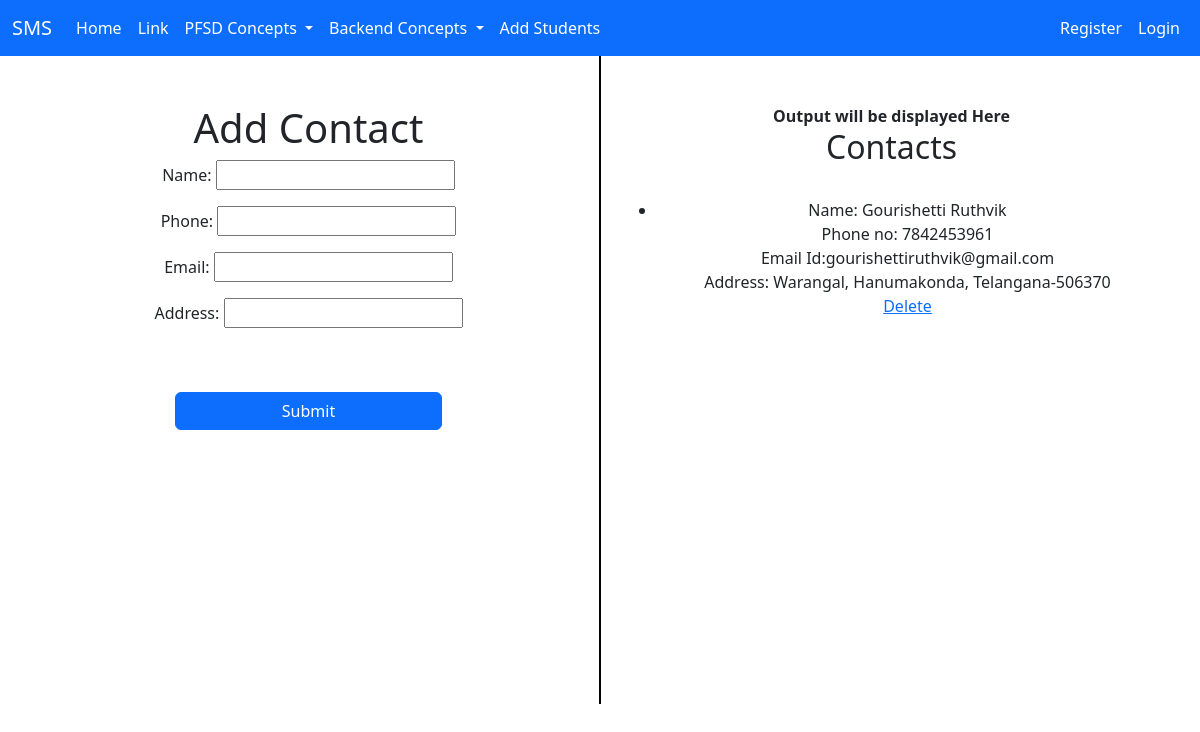
The page /add_contact/ on the database as committed earlier.
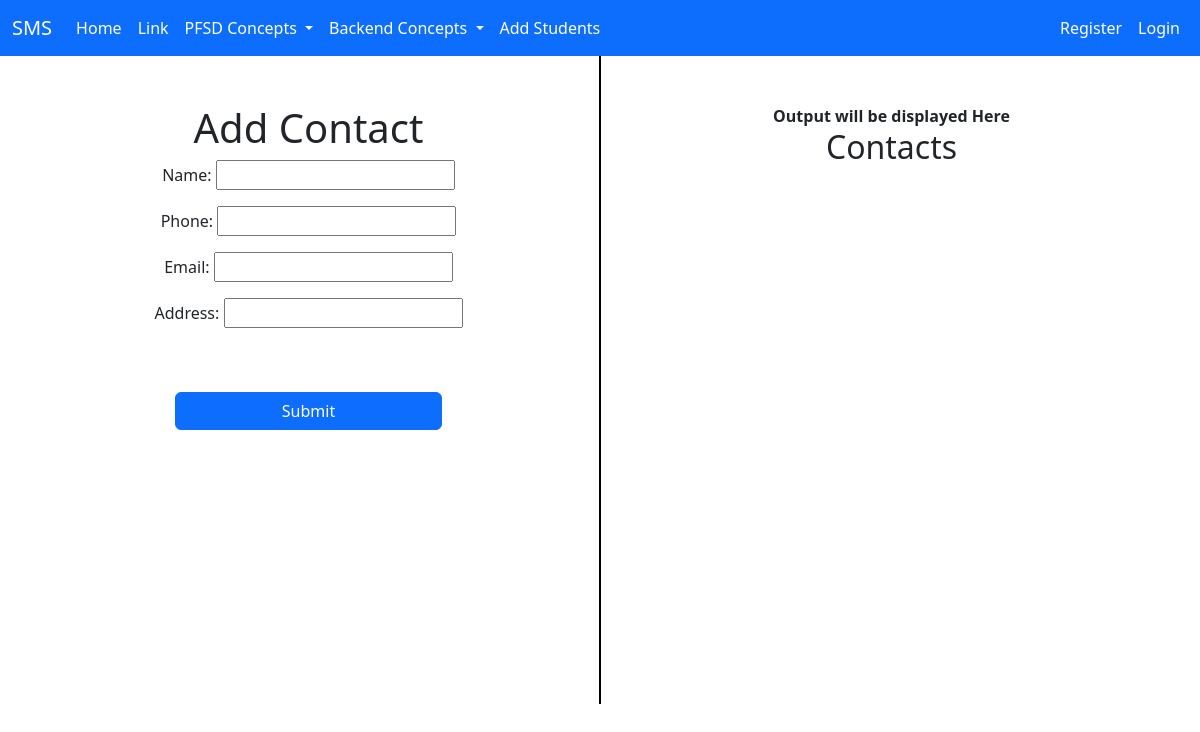
The same page on the database as committed later.
### adminApp/models.py (models this page shows, shortened)
class Contact(models.Model):
    name = models.CharField(max_length=200)
    phone = models.CharField(max_length=15)
    email = models.EmailField()
    address = models.CharField(max_length=150)
    created_at = models.DateTimeField(auto_now_add=True)
    content = models.TextField(default='default content')  # Ensure this line is present

### adminApp/views.py (the view)
# urls.py: path('add_contact/', views.add_contact, name='add_contact'),
def add_contact(request):
    if request.method == 'POST':
        form = ContactForm(request.POST)
        if form.is_valid():
            form.save()
            return redirect('add_contact')
    else:
        form = ContactForm()
        contact = Contact.objects.all()
    return render(request, 'adminApp/add_contact.html', {'form': form, 'contacts': contact})

### adminApp/forms.py
class ContactForm(forms.ModelForm):
    class Meta:
        model = Contact
        fields = ['name','phone','email','address']

### templates/adminApp/add_contact.html (shortened to what this page needs)
{% extends 'Navbar/ProjectNavbar.html' %}
{% load static %}
{% block body %}
<div class="container text-center">
  <div class="row">
    <div class="col">
        <br><br>
            <h1>Add Contact</h1>
            <form method="post" action="{% url 'add_contact' %}">{% csrf_token %}
            {{ form.as_p }}
            <br><br>
            <div class="d-grid gap-2 col-6 mx-auto">
            <button class="btn btn-primary" type="submit">Submit</button>
            </div>
        </form>
    </div>
      <br><br><br><br><br><br><br><br><br><br><br><br><br><br><br><br>
      <br><br><br><br><br><br><br><br><br><br><br>
       <div class="col-auto d-flex align-items-center">
      <div style="border-left: 2px solid black; height: 100%;"></div>
    </div>
    <div class="col">
        <br><br>
        <strong> Output will be displayed Here</strong>
              <h2>Contacts</h2><br>
    <ul>
        {% for contact in contacts %}
            <li>
                Name: {{ contact.name }}<br>
                Phone no: {{ contact.phone }}<br>
                Email Id:{{ contact.email }}<br>
                Address: {{ contact.address }}<br>
                <a href="{% url 'delete_contact' contact.pk %}">Delete</a><br>
            </li>
            <br>
        {% endfor %}
    </ul>
    </div>
  </div>
</div>
{% endblock %}

Rows that differ between the two databases and show on the page:
removed Contact: name "Gourishetti Ruthvik", phone "7842453961", email "gourishettiruthvik@gmail.com", address "Warangal, Hanumakonda, Telangana-506370"
